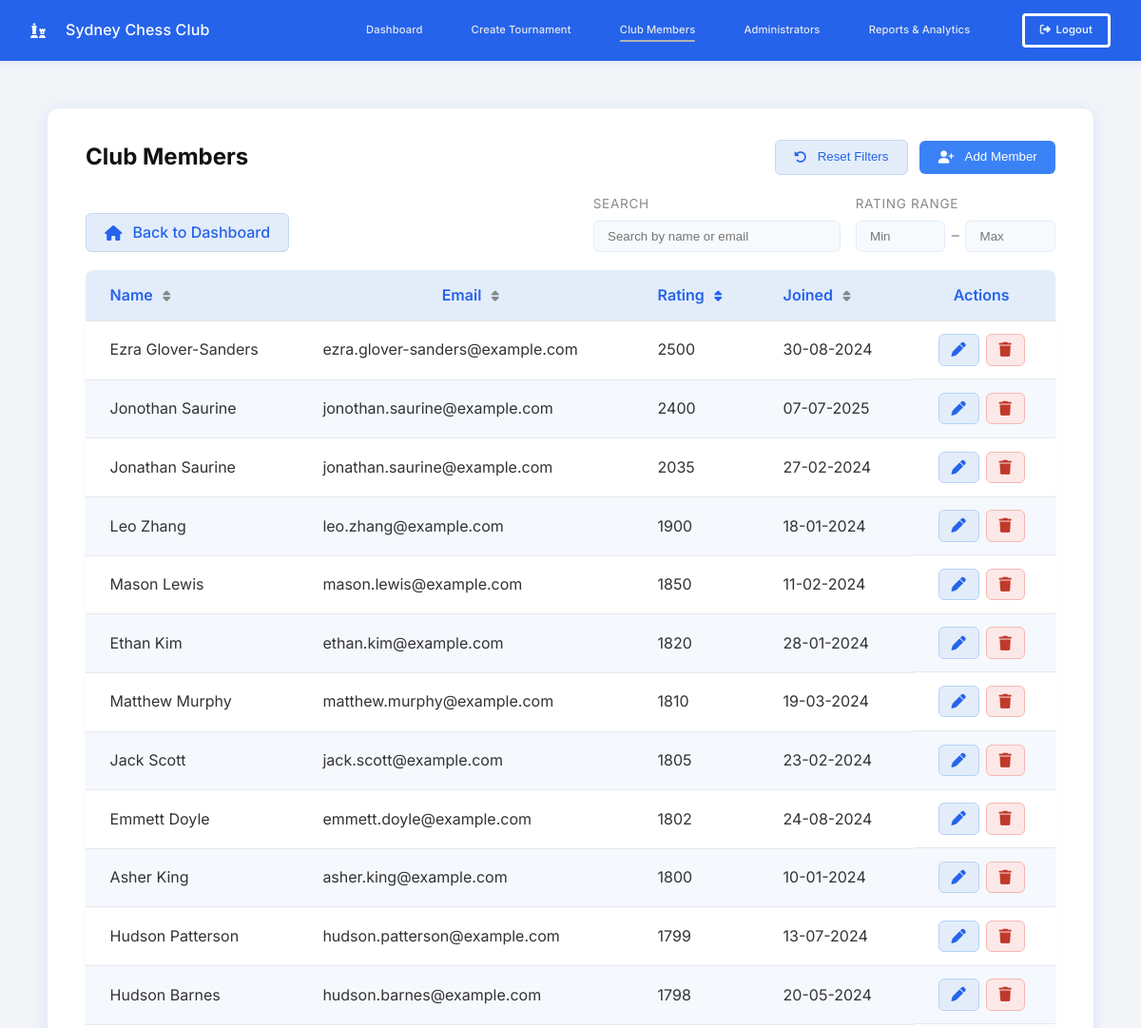
Page /manage-members (signed in, upper part) on the earlier database version.
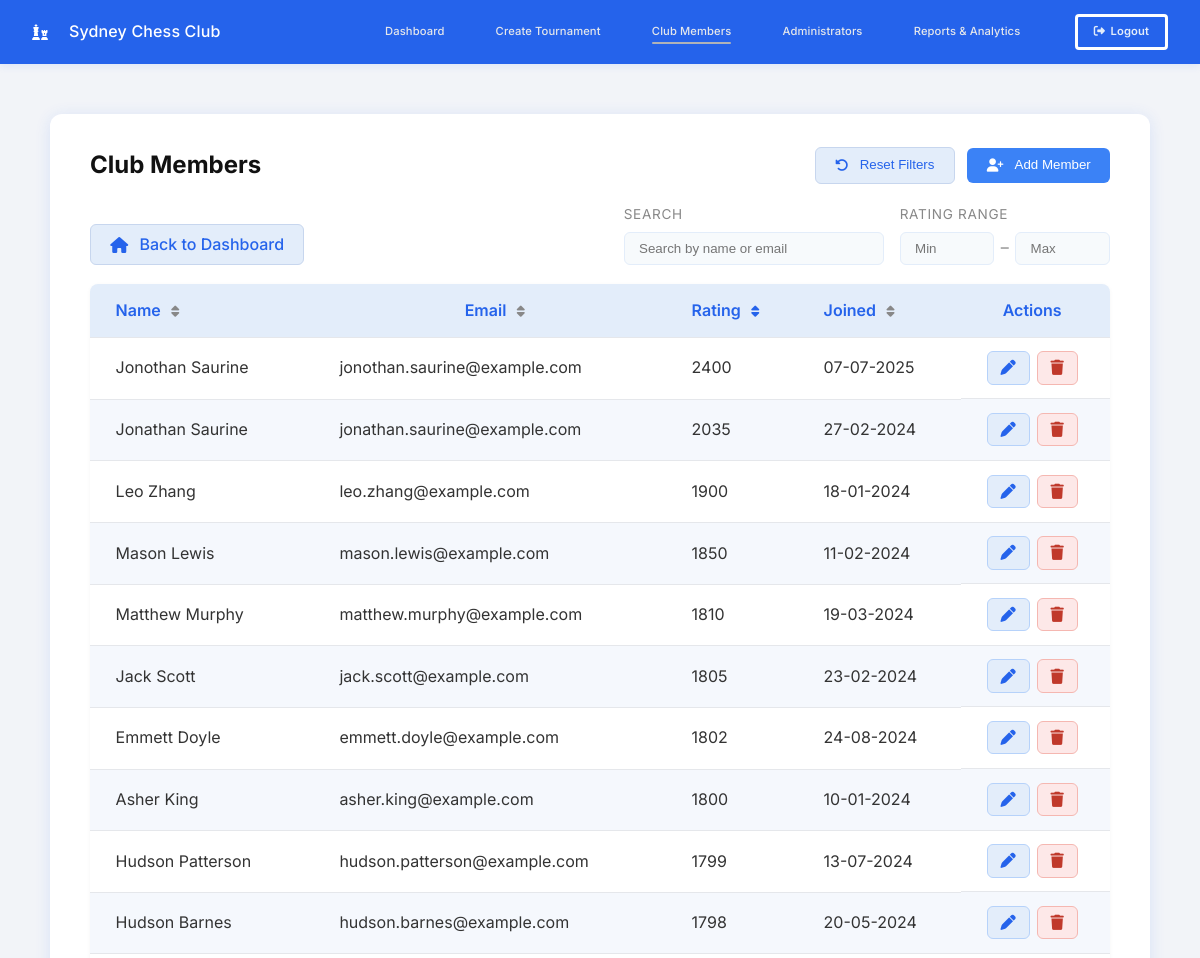
Same page on the later database version.
### tables this page shows
CREATE TABLE members (
        id INTEGER PRIMARY KEY AUTOINCREMENT,
        name TEXT NOT NULL,
        email TEXT,
        rating INTEGER DEFAULT 1200,
        joined_at TEXT DEFAULT (datetime ('now'))
    );

### app.py (the view)
@app.route('/manage-members')
@login_required
def manage_members():
    with get_db_connection() as conn:
        members = conn.execute('SELECT * FROM members ORDER BY rating DESC, name ASC').fetchall()
    return render_template('members.html', members=members)

### app.py (called while the page is built)
def get_db_connection():
    conn = sqlite3.connect('data/main.db')
    conn.row_factory = sqlite3.Row
    try:
        conn.execute('PRAGMA foreign_keys = ON')
    except Exception:
        pass
    return conn

def login_required(f):
    @wraps(f)
    def decorated_function(*args, **kwargs):
        if 'username' not in session:
            flash('You must be logged in to access this page', 'danger')
            return redirect(url_for('login'))
        return f(*args, **kwargs)
    return decorated_function

@app.before_request
def ensure_csrf_and_session():
    if 'csrf_token' not in session:
        session['csrf_token'] = secrets.token_hex(32)
    if request.method == 'POST':
        token = request.form.get('csrf_token')
        if not token or token != session.get('csrf_token'):
            abort(400)

@app.after_request
def set_security_headers(resp):
    resp.headers['X-Frame-Options'] = 'DENY'
    resp.headers['X-Content-Type-Options'] = 'nosniff'
    resp.headers['Referrer-Policy'] = 'no-referrer'
    csp = (
        "default-src 'self'; "
        "script-src 'self' https://cdn.jsdelivr.net https://cdnjs.cloudflare.com; "
        "style-src 'self' 'unsafe-inline' https://fonts.googleapis.com https://cdnjs.cloudflare.com; "
        "img-src 'self' data:; "
        "font-src 'self' https://fonts.gstatic.com https://cdnjs.cloudflare.com; "
        "connect-src 'self'; "
        "frame-ancestors 'none'"
    )
    resp.headers['Content-Security-Policy'] = csp
    if request.scheme == 'https':
        resp.headers['Strict-Transport-Security'] = 'max-age=31536000; includeSubDomains; preload'
    return resp

@app.context_processor
def inject_globals():
    allow_signup = False
    if os.environ.get('ADMIN_SIGNUP_SECRET'):
        allow_signup = True
    return dict(csrf_token=session.get('csrf_token'), allow_signup=allow_signup, APP_ENV=APP_ENV)

### templates/members.html (shortened to what this page needs)
{% extends 'base.html' %}
{% block content %}
<div class="main-container">
    <div class="members-header">
        <h2>Club Members</h2>
        <div class="members-header-actions">
            <button class="btn-secondary" type="button" id="resetFiltersBtn">
                <i class="fa-solid fa-rotate-left icon-left"></i>Reset Filters
            </button>
            <button class="btn-primary" id="addMemberBtn" type="button">
                <i class="fa-solid fa-user-plus icon-left"></i>Add Member
            </button>
        </div>
    </div>
    <div class="members-controls">
        <a href="{{ url_for('index') }}" class="btn-secondary">
            <i class="fa-solid fa-house icon-left"></i>
            Back to Dashboard
        </a>
        <div class="members-filters">
            <div class="filter-group">
                <label for="memberSearch" class="filter-label">Search</label>
                <input type="search" id="memberSearch" placeholder="Search by name or email">
            </div>
            <div class="filter-group rating-group">
                <label class="filter-label">Rating range</label>
                <div class="rating-inputs">
                    <input type="number" id="ratingMin" placeholder="Min" min="100" max="3000">
                    <span>–</span>
                    <input type="number" id="ratingMax" placeholder="Max" min="100" max="3000">
                </div>
            </div>
        </div>
    </div>
    <div class="members-table-wrapper">
        <table class="tournament-table members-table" id="membersTable">
            <thead>
                <tr>
                    <th data-sort-key="name">Name <i class="fa-solid fa-sort sort-indicator"></i></th>
                    <th data-sort-key="email">Email <i class="fa-solid fa-sort sort-indicator"></i></th>
                    <th data-sort-key="rating" class="numeric">Rating <i class="fa-solid fa-sort sort-indicator"></i>
                    </th>
                    <th data-sort-key="joined" class="numeric">Joined <i class="fa-solid fa-sort sort-indicator"></i>
                    </th>
                    <th>Actions</th>
                </tr>
            </thead>
            <tbody>
                {% for member in members %}
                <tr data-member-id="{{ member['id'] }}" data-member-name="{{ member['name'] }}"
                    data-member-email="{{ member['email'] or '' }}" data-member-rating="{{ member['rating'] }}"
                    data-member-joined="{{ member['joined_at'][:10] }}">
                    <td class="cell-name">{{ member['name'] }}</td>
                    <td class="cell-email">{{ member['email'] or '-' }}</td>
                    <td class="cell-rating">{{ member['rating'] }}</td>
                    <td class="cell-joined">{% set dt = member['joined_at'] %}{{ dt[:10].split('-')[2] }}-{{
                        dt[:10].split('-')[1] }}-{{ dt[:10].split('-')[0] }}</td>
                    <td class="cell-actions">
                        <button type="button" class="btn-table btn-edit"><i
                                class="fa-solid fa-pen"></i></button>
                        <form method="post" action="{{ url_for('delete_member', member_id=member['id']) }}"
                            class="inline-form">
                            <button type="submit" class="btn-table btn-delete"
                                onclick="return confirm('Delete this member?');"><i
                                    class="fa-solid fa-trash"></i></button>
                        </form>
                    </td>
                </tr>
                {% endfor %}
            </tbody>
        </table>
    </div>
</div>
{% endblock %}

### templates/base.html (shortened to what this page needs)
<!DOCTYPE html>
<html lang="en">
<head>
    <link rel="stylesheet" href="{{ url_for('static', filename='css/style.css') }}">
    <link rel="stylesheet" href="https://cdnjs.cloudflare.com/ajax/libs/font-awesome/6.5.0/css/all.min.css">
</head>
<body>
    <nav class="navbar">
        <span class="brand"><i class="fa-solid fa-chess icon-left"></i>Sydney Chess Club</span>
        <div class="navbar-links">
            {% if session.username %}
            <a href="{{ url_for('index') }}" id="nav-dashboard" >Dashboard</a>
            <a href="{{ url_for('create_tournament') }}" id="nav-new-tournament" >Create Tournament</a>
            <a href="{{ url_for('manage_members') }}" id="nav-manage-members" {% if request.endpoint=='manage_members'
                %}class="active" {% endif %}>Club Members</a>
            <a href="{{ url_for('manage_admins') }}" id="nav-manage-admins" >Administrators</a>
            <a href="{{ url_for('reports') }}" id="nav-reports" >Reports & Analytics</a>
            <a href="{{ url_for('logout') }}" class="logout-link">
                <i class="fa-solid fa-right-from-bracket icon-left"></i>Logout</a>
            {% endif %}
        </div>
    </nav>
    <main class="content">
        {% block content %}{% endblock %}
    </main>
</body>
</html>

Differences in the rows shown:
removed members: name "Ezra Glover-Sanders", email "ezra.glover-sanders@example.com", rating "2500", joined_at "30", joined_at "08", joined_at "2024"
removed members: name "Ethan Kim", email "ethan.kim@example.com", rating "1820", joined_at "28", joined_at "01", joined_at "2024"
